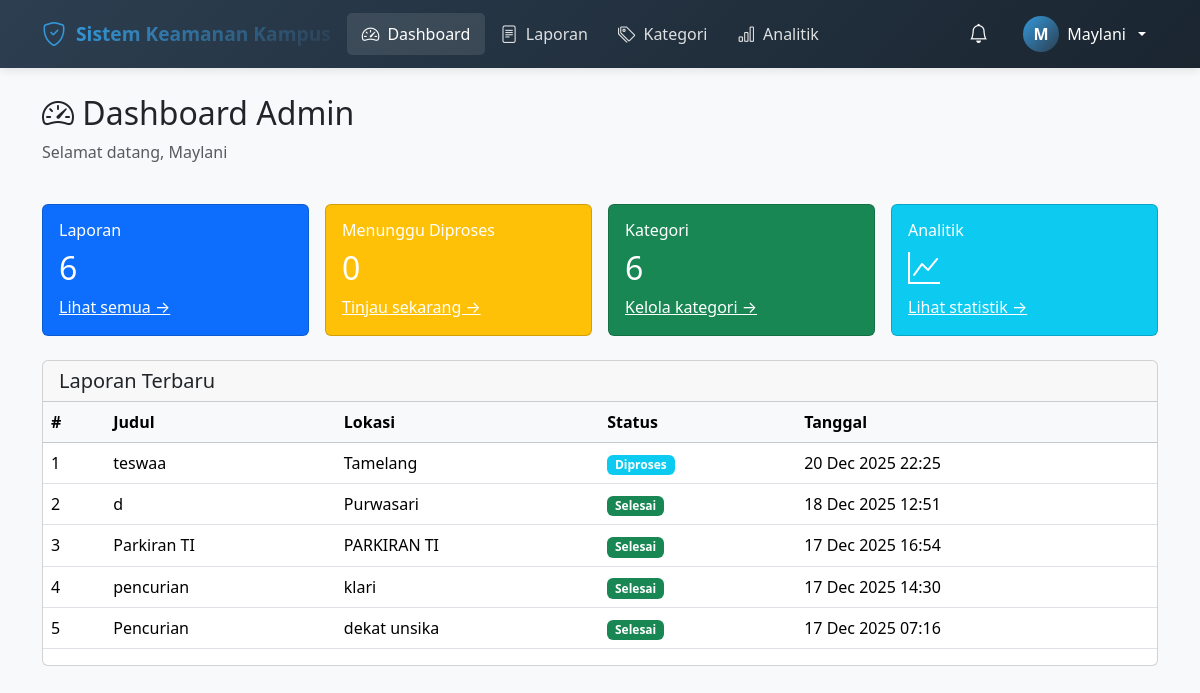
Screenshot of /public/dashboard_admin.php (signed in) with the database file from the repository.
### tables this page shows
CREATE TABLE `laporan` (
  `id` int(11) NOT NULL,
  `user_id` int(11) NOT NULL,
  `kategori_id` int(11) DEFAULT NULL,
  `title` varchar(200) NOT NULL,
  `description` text NOT NULL,
  `location_address` text NOT NULL,
  `latitude` decimal(10,8) DEFAULT NULL,
  `longitude` decimal(11,8) DEFAULT NULL,
  `status` enum('pending','processed','resolved') DEFAULT 'pending',
  `created_at` timestamp NOT NULL DEFAULT current_timestamp()
);

### lib/auth.php (called while the page is built, shortened)
<?php
require_once __DIR__ . '/../config/database.php';
class Auth {
    public function __construct() {
        $database = new Database();
        $this->db = $database->connect();
    }
    public function isLoggedIn() {
        return isset($_SESSION['user_id']);
    }
    public function getCurrentUser() {
        if ($this->isLoggedIn()) {
            return [
                'id' => $_SESSION['user_id'],
                'name' => $_SESSION['user_name'],
                'email' => $_SESSION['user_email'],
                'role' => $_SESSION['user_role']
            ];
        }
        return null;
    }
}
?>

### config/database.php (called while the page is built, shortened)
<?php
class Database {
    private $host;
    private $dbname;
    private $username;
    private $password;
    public function __construct() {
        $this->host = DB_HOST;
        $this->dbname = DB_NAME;
        $this->username = DB_USER;
        $this->password = DB_PASS;
    }
    public function connect() {
        try {
            $this->conn = new PDO(
                "mysql:host={$this->host};dbname={$this->dbname};charset=utf8",
                $this->username,
                $this->password,
                [
                    PDO::ATTR_ERRMODE => PDO::ERRMODE_EXCEPTION,
                    PDO::ATTR_DEFAULT_FETCH_MODE => PDO::FETCH_ASSOC
                ]
            );
            return $this->conn;
        } catch(PDOException $e) {
            die("Connection failed: " . $e->getMessage());
        }
    }
}
?>

### models/Laporan.php (called while the page is built, shortened)
<?php
class Laporan {
    private $conn;
    private $table = 'laporan';
    public function __construct($db) {
        $this->conn = $db;
    }
    public function getStats() {
        $stats = [];
        $query = "SELECT COUNT(*) as total FROM {$this->table}";
        $stmt = $this->conn->prepare($query);
        $stmt->execute();
        $stats['total'] = $stmt->fetch()['total'];
        $query = "SELECT status, COUNT(*) as count FROM {$this->table} GROUP BY status";
        $stmt = $this->conn->prepare($query);
        $stmt->execute();
        $stats['by_status'] = $stmt->fetchAll(PDO::FETCH_ASSOC);
        $query = "SELECT * FROM {$this->table} ORDER BY created_at DESC LIMIT 5";
        $stmt = $this->conn->prepare($query);
        $stmt->execute();
        $stats['recent'] = $stmt->fetchAll(PDO::FETCH_ASSOC);
        return $stats;
    }
}
?>

### models/Kategori.php (called while the page is built, shortened)
<?php
class Kategori {
    private $conn;
    private $table = 'kategori';
    public function __construct($db) {
        $this->conn = $db;
    }
    public function getAll() {
        $query = "SELECT * FROM {$this->table} ORDER BY name ASC";
        $stmt = $this->conn->prepare($query);
        $stmt->execute();
        return $stmt->fetchAll();
    }
}
?>

### lib/functions.php (called while the page is built, shortened)
<?php
function formatDate($date, $format = 'd M Y H:i') {
    return date($format, strtotime($date));
}
function getStatusBadge($status) {
    $badges = [
        STATUS_PENDING => 'warning',
        STATUS_PROCESSED => 'info',
        STATUS_RESOLVED => 'success'
    ];
    return $badges[$status] ?? 'secondary';
}
function getStatusText($status) {
    $texts = [
        STATUS_PENDING => 'Menunggu',
        STATUS_PROCESSED => 'Diproses',
        STATUS_RESOLVED => 'Selesai'
    ];
    return $texts[$status] ?? $status;
}
?>

### public/dashboard_admin.php (the view, shortened to what this page needs)
<?php
require_once '../lib/auth.php';
require_once '../lib/functions.php';
require_once '../models/Laporan.php';
require_once '../models/Kategori.php';
$database = new Database();
$db = $database->connect();
$auth = new Auth();
$user = $auth->getCurrentUser();
$laporanModel = new Laporan($db);
$kategoriModel = new Kategori($db);
$stats = $laporanModel->getStats();
$categories = $kategoriModel->getAll();
$recentLaporans = array_slice($stats['recent'], 0, 5);
$pendingCount = 0;
?>
<!DOCTYPE html>
<html lang="id">
<head>
    <?php include 'header.php'; ?>
    <link rel="stylesheet" href="style.css">
</head>
<body>
    <nav class="navbar navbar-expand-lg navbar-custom fixed-top">
        <div class="container">
            <a class="navbar-brand" href="dashboard_mahasiswa.php">
                <i class="bi bi-shield-check"></i>
                <span class="logo-text">Sistem Keamanan Kampus</span>
            </a>
            <div class="collapse navbar-collapse" id="navbarNav">
                <ul class="navbar-nav me-auto">
                    <li class="nav-item">
                        <a class="nav-link active" href="dashboard_mahasiswa.php">
                            <i class="bi bi-speedometer2"></i> Dashboard
                        </a>
                    </li>
                    <li class="nav-item">
                        <a class="nav-link" href="laporan_mahasiswa.php">
                            <i class="bi bi-file-text"></i> Laporan
                        </a>
                    </li>
                    <?php if ($user['role'] === ROLE_ADMIN): ?>
                    <li class="nav-item">
                        <a class="nav-link" href="kategori.php">
                            <i class="bi bi-tags"></i> Kategori
                        </a>
                    </li>
                    <?php endif; ?>
                    <li class="nav-item">
                        <a class="nav-link" href="analitik.php">
                            <i class="bi bi-bar-chart"></i> Analitik
                        </a>
                    </li>
                </ul>
                <div class="quick-menu">
                    <div class="nav-item">
                        <a class="notification-btn" href="notifikasi.php">
                            <i class="bi bi-bell"></i>
                        </a>
                    </div>
                    <div class="dropdown">
                        <button class="dropdown-toggle" type="button" data-bs-toggle="dropdown" aria-expanded="false">
                            <div class="user-avatar">
                                <?= strtoupper(substr($user['name'], 0, 1)) ?>
                            </div>
                            <span><?= htmlspecialchars($user['name']) ?></span>
                        </button>
                    </div>
                </div>
            </div>
        </div>
    </nav>
    <div class="container mt-4">
        <div class="row mb-4">
            <div class="col">
                <h2><i class="bi bi-speedometer2"></i> Dashboard Admin</h2>
                <p class="text-muted">Selamat datang, <?= $user['name'] ?></p>
            </div>
        </div>
        <div class="row g-3 mb-4">
            <div class="col-md-3">
                <div class="card text-white bg-primary">
                    <div class="card-body">
                        <h6 class="card-title"> Laporan</h6>
                        <h2><?= $stats['total'] ?></h2>
                        <a href="laporan_admin.php" class="text-white">Lihat semua →</a>
                    </div>
                </div>
            </div>
            <div class="col-md-3">
                <div class="card text-white bg-warning">
                    <div class="card-body">
                        <h6 class="card-title">Menunggu Diproses</h6>
                        <h2><?= $pendingCount ?></h2>
                        <a href="laporan_admin.php?filter=pending" class="text-white">Tinjau sekarang →</a>
                    </div>
                </div>
            </div>
            <div class="col-md-3">
                <div class="card text-white bg-success">
                    <div class="card-body">
                        <h6 class="card-title">Kategori</h6>
                        <h2><?= count($categories) ?></h2>
                        <a href="kategori.php" class="text-white">Kelola kategori →</a>
                    </div>
                </div>
            </div>
            <div class="col-md-3">
                <div class="card text-white bg-info">
                    <div class="card-body">
                        <h6 class="card-title">Analitik</h6>
                        <h2><i class="bi bi-graph-up"></i></h2>
                        <a href="analitik.php" class="text-white">Lihat statistik →</a>
                    </div>
                </div>
            </div>
        </div>
        <div class="row">
            <div class="col">
                <div class="card">
                    <div class="card-header d-flex justify-content-between align-items-center">
                        <h5 class="mb-0">Laporan Terbaru</h5>
                    </div>
                    <div class="card-body p-0">
                        <?php if (empty($recentLaporans)): ?>
                            <p class="text-muted text-center">Belum ada laporan</p>
                        <?php else: ?>
                            <div class="table-responsive">
                                <table class="table table-hover">
                                    <thead class="table-light bg-light stick">
                                        <tr>
                                            <th>#</th>
                                            <th>Judul</th>
                                            <th>Lokasi</th>
                                            <th>Status</th>
                                            <th>Tanggal</th>
                                        </tr>
                                    </thead>
                                    <tbody>
                                        <?php foreach ($recentLaporans as $index => $laporan): ?>
                                        <tr>
                                            <td><?= $index + 1 ?></td>
                                            <td><?= htmlspecialchars($laporan['title']) ?></td>
                                            <td><?= htmlspecialchars($laporan['location_address']) ?></td>
                                            <td>
                                                <span class="badge bg-<?= getStatusBadge($laporan['status']) ?>">
                                                    <?= getStatusText($laporan['status']) ?>
                                                </span>
                                            </td>
                                            <td><?= formatDate($laporan['created_at']) ?></td>
                                        </tr>
                                        <?php endforeach; ?>
                                    </tbody>
                                </table>
                            </div>
                        <?php endif; ?>
                    </div>
                </div>
            </div>
        </div>
    </div>
</body>
</html>

### public/header.php (shortened to what this page needs)
<link href="https://cdn.jsdelivr.net/npm/bootstrap@5.3.3/dist/css/bootstrap.min.css" rel="stylesheet">
<link href="https://cdn.jsdelivr.net/npm/bootstrap-icons@1.11.3/font/bootstrap-icons.css" rel="stylesheet">
<link href='https://api.mapbox.com/mapbox-gl-js/v2.15.0/mapbox-gl.css' rel='stylesheet' />

### public/style.css (style rules this page uses)
:root { --primary: #2d3436; --secondary: #636e72; --accent: #0984e3; --success: #00b894; --warning: #fdcb6e; --danger: #d63031; --light: #f5f6fa; --card-bg: #ffffff; --shadow: 0 2px 15px rgba(0,0,0,0.08); }
body { background-color: #f8f9fa; font-family: 'Segoe UI', system-ui, -apple-system, sans-serif; padding-top: 70px; }

### public/dashboard_admin.php (style rules this page uses)
.navbar-custom { background: linear-gradient(135deg, #2c3e50 0%, #1a2530 100%); box-shadow: 0 2px 10px rgba(0,0,0,0.1); padding: 0.5rem 0; }
.navbar-brand { color: white !important; font-weight: 600; font-size: 1.2rem; display: flex; align-items: center; gap: 10px; }
.navbar-brand i { font-size: 1.5rem; color: #3498db; }
.nav-link { color: rgba(255,255,255,0.85) !important; font-weight: 500; padding: 8px 15px !important; border-radius: 5px; transition: all 0.3s ease; display: flex; align-items: center; gap: 8px; }
.nav-link:hover, .nav-link.active { color: white !important; background: rgba(255,255,255,0.1); }
.nav-link i { font-size: 1.1rem; }
.quick-menu { display: flex; align-items: center; gap: 15px; }
.user-avatar { width: 36px; height: 36px; border-radius: 50%; background: linear-gradient(135deg, #3498db 0%, #2c3e50 100%); color: white; display: flex; align-items: center; justify-content: center; font-weight: 600; font-size: 1rem; }
.dropdown-toggle { background: none; border: none; color: white; display: flex; align-items: center; gap: 8px; padding: 8px 12px; border-radius: 5px; transition: all 0.3s ease; }
.notification-btn { position: relative; background: none; border: none; color: white; font-size: 1.2rem; padding: 8px; border-radius: 5px; transition: all 0.3s ease; }
.logo-text { background: linear-gradient(135deg, #3498db 0%, #2c3e50 100%); -webkit-background-clip: text; -webkit-text-fill-color: transparent; background-clip: text; font-weight: 700; }

### rows the page displays
laporan: title "teswaa", location_address "Tamelang", status "Diproses", created_at "20 Dec 2025 22:25"
laporan: title "d", location_address "Purwasari", status "Selesai", created_at "18 Dec 2025 12:51"
laporan: title "Parkiran TI", location_address "PARKIRAN TI", status "Selesai", created_at "17 Dec 2025 16:54"
laporan: title "pencurian", location_address "klari", status "Selesai", created_at "17 Dec 2025 14:30"
laporan: title "Pencurian", location_address "dekat unsika", status "Selesai", created_at "17 Dec 2025 07:16"

### other values shown
substr($user['name'], 0, 1) "M"
$user['name'] "Maylani"
$stats['total'] "6"
$pendingCount "0"
count($categories) "6"
